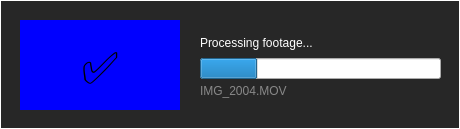
<?xml version="1.0" encoding="UTF-8"?>
<ui version="4.0">
 <class>processingpopup</class>
 <widget class="QDialog" name="processingpopup">
  <property name="geometry">
   <rect>
    <x>0</x>
    <y>0</y>
    <width>460</width>
    <height>129</height>
   </rect>
  </property>
  <property name="windowTitle">
   <string>Dialog</string>
  </property>
  <property name="styleSheet">
   <string notr="true">#processingpopup {
background-color: rgb(39, 39, 39);
border: 1px solid white;
}</string>
  </property>
  <widget class="QLabel" name="statusLbl">
   <property name="geometry">
    <rect>
     <x>200</x>
     <y>35</y>
     <width>151</width>
     <height>16</height>
    </rect>
   </property>
   <property name="styleSheet">
    <string notr="true">color: white;</string>
   </property>
   <property name="text">
    <string>Processing footage...</string>
   </property>
  </widget>
  <widget class="QLabel" name="videoPreview">
   <property name="geometry">
    <rect>
     <x>20</x>
     <y>20</y>
     <width>160</width>
     <height>90</height>
    </rect>
   </property>
   <property name="styleSheet">
    <string notr="true">background: blue;</string>
   </property>
   <property name="text">
    <string/>
   </property>
  </widget>
  <widget class="QProgressBar" name="progressBar">
   <property name="geometry">
    <rect>
     <x>200</x>
     <y>58</y>
     <width>241</width>
     <height>21</height>
    </rect>
   </property>
   <property name="value">
    <number>24</number>
   </property>
   <property name="format">
    <string/>
   </property>
  </widget>
  <widget class="QLabel" name="fileName">
   <property name="geometry">
    <rect>
     <x>200</x>
     <y>83</y>
     <width>151</width>
     <height>16</height>
    </rect>
   </property>
   <property name="styleSheet">
    <string notr="true">color: #888;</string>
   </property>
   <property name="text">
    <string>IMG_2004.MOV</string>
   </property>
  </widget>
  <widget class="QLabel" name="thumbnailCheckLbl">
   <property name="geometry">
    <rect>
     <x>20</x>
     <y>47</y>
     <width>161</width>
     <height>41</height>
    </rect>
   </property>
   <property name="font">
    <font>
     <pointsize>33</pointsize>
    </font>
   </property>
   <property name="styleSheet">
    <string notr="true">background: transparent;</string>
   </property>
   <property name="text">
    <string>✅</string>
   </property>
   <property name="alignment">
    <set>Qt::AlignCenter</set>
   </property>
  </widget>
 </widget>
 <resources/>
 <connections/>
</ui>
